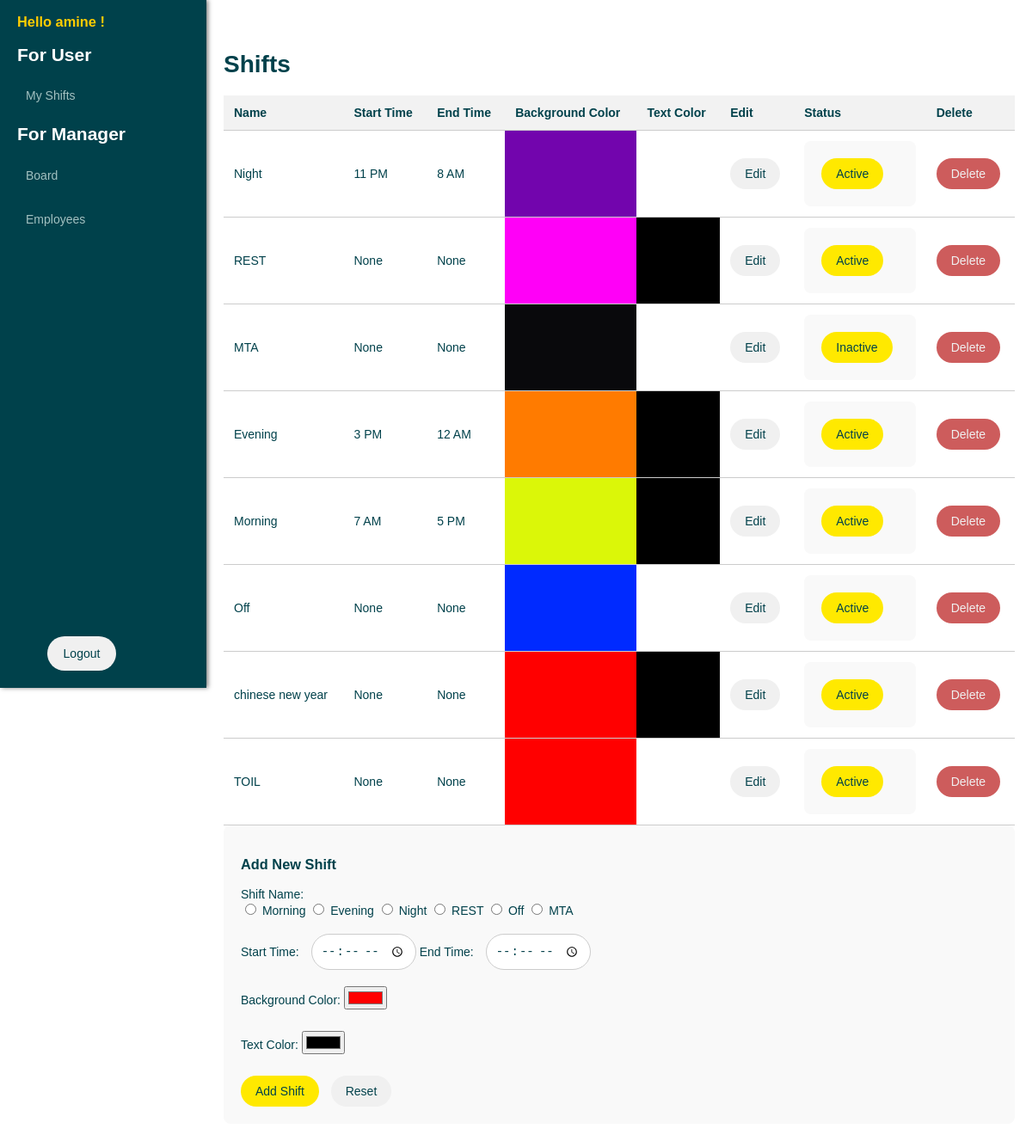
Screenshot of /shifts/ (signed in) with the database file from the repository.
### tables this page shows
CREATE TABLE "users" (
            id INTEGER PRIMARY KEY AUTOINCREMENT,
            username TEXT NOT NULL UNIQUE,
            password_hash TEXT NOT NULL,
            employee_id INTEGER,
            is_active BOOLEAN NOT NULL DEFAULT 1,
            role TEXT NOT NULL DEFAULT 'adc_employee',
            FOREIGN KEY (employee_id) REFERENCES "employees_old"(id) ON DELETE SET NULL
        );

CREATE TABLE "shifts" (
            id INTEGER PRIMARY KEY AUTOINCREMENT,
            name TEXT NOT NULL,
            start_time TEXT,
            end_time TEXT,
            bg_color TEXT NOT NULL,
            text_color TEXT DEFAULT '#000000',
            is_active BOOLEAN NOT NULL DEFAULT 1
        );

### app/routes/shifts.py (the view)
@shifts_bp.route('/')
@login_required
def index():
    shifts, available_shift_names = get_shift_data()
    return render_template('shifts/shifts.html',
                           shifts=shifts,
                           available_shift_names=available_shift_names,
                           active='shifts')

### app/database/db.py (called while the page is built)
def get_db():
    db = sqlite3.connect(Config.DATABASE)
    db.row_factory = sqlite3.Row
    return db

### app/models/user.py (called while the page is built)
    @property
    def is_authenticated(self):
        return True

    def is_manager(self):
        return self.role == 'manager'

### app/routes/shifts.py (called while the page is built)
def get_shift_data():
    shifts = shift_service.get_all_shifts()
    existing_shift_names = {shift.name.lower() for shift in shifts}
    available_shift_names = [name for name in ['Morning', 'Evening', 'Night', 'MTA', 'REST', 'Off']
                             if name.lower() not in existing_shift_names]
    return shifts, available_shift_names

### app/services/shift_service.py (called while the page is built)
def get_all_shifts():
    db = get_db()
    try:
        rows = db.execute('SELECT * FROM shifts').fetchall()
        return [
            Shift(row['name'], row['bg_color'], row['text_color'], row['start_time'], row['end_time'],
                  row['id'], row['is_active']) for row in rows
        ]
    except Exception as e:
        print(f"Error fetching shifts: {e}")
        return []
    finally:
        db.close()

### app/services/user_service.py (called while the page is built)
def get_user_by_id(user_id):
    db = get_db()
    try:
        row = db.execute('SELECT * FROM users WHERE id = ?', (user_id, )).fetchone()
        if row:
            print(f"User data: id={row[0]}, username={row[1]}, employee_id={row[3]}, is_active={row[4]}, role={row[5]}")
            return User(row[0], row[1], row[2], row[3], row[4], row[5])
    except Exception as e:
        print("get_user_by_id: User not found")
        return False
    finally:
        db.close()

### app/templates/shifts/shifts.html (shortened to what this page needs)
{% extends 'layout.html' %}
{% block title %}<h1>Shifts</h1>{% endblock %}
{% block content %}
<table>
    <thead>
        <tr>
            <th>Name</th>
            <th>Start Time</th>
            <th>End Time</th>
            <th>Background Color</th>
            <th>Text Color</th>
            <th>Edit</th>
            <th>Status</th>
            <th>Delete</th>
        </tr>
    </thead>
    <tbody>
        {% for shift in shifts %}
            <tr id="shift-{{ shift.id }}">
                <td>{{ shift.name }}</td>
                <td>{{ shift.start_time }}</td>
                <td>{{ shift.end_time }}</td>
                <td style="background-color: {{ shift.bg_color }};"></td>
                <td style="background-color: {{ shift.text_color }};"></td>
                <td><a href="{{ url_for('shifts.edit_shift', id=shift.id) }}" class="edit-button">Edit</a></td>
                <td>
                    <form action="{{ url_for('shifts.toggle_active_shift', id=shift.id) }}" method="POST">
                        <button type="submit" class="toggle-button {% if shift.is_active %}active{% else %}inactive{% endif %}">
                            {{ 'Active' if shift.is_active else 'Inactive' }}
                        </button>
                    </form>
                </td>
                <td><a href="{{ url_for('shifts.delete_shift', id=shift.id) }}" class="delete-button" onclick="return confirm('Are you sure you want to delete this shift?');">Delete</a></td>
            </tr>
        {% endfor %}
    </tbody>
</table>
<form action="{{ url_for('shifts.add_shift') }}" method="post" class="shift-add-form">
    <h3>Add New Shift</h3>
    <div class="form-group">
        <label>Shift Name:</label>
        <div>
            <input type="radio" id="morning" name="shift_name" value="Morning" required>
            <label for="morning">Morning</label>
            <input type="radio" id="evening" name="shift_name" value="Evening" required>
            <label for="evening">Evening</label>
            <input type="radio" id="night" name="shift_name" value="Night" required>
            <label for="night">Night</label>
            <input type="radio" id="rest" name="shift_name" value="REST" required>
            <label for="rest">REST</label>
            <input type="radio" id="off" name="shift_name" value="Off" required>
            <label for="off">Off</label>
            <input type="radio" id="mta" name="shift_name" value="MTA" required>
            <label for="mta">MTA</label>
        </div>
    </div>
    <div class="form-group time-selection" id="time-selection">
        <label for="start_time">Start Time:</label>
        <input type="time" name="start_time" id="start_time" required>
        <label for="end_time">End Time:</label>
        <input type="time" name="end_time" id="end_time" required>
    </div>
    <div class="form-group">
        <label for="bg_color">Background Color:</label>
        <input type="color" name="bg_color" id="bg_color" value="#ff0000" required>
    </div>
    <div class="form-group">
        <label for="text_color">Text Color:</label>
        <input type="color" name="text_color" id="text_color" value="#000000" required>
    </div>
    <button type="submit">Add Shift</button>
    <a href="{{ url_for('shifts.index') }}" class="cancel-button">Reset</a>
</form>
{% endblock %}

### app/templates/sidebar.html (shortened to what this page needs)
<div class="sidebar">
    <h3>Hello {{ current_user.username }} !</h3>
    <h2>For User</h2>
    <ul>
        <li><a href="{{ url_for('my_shifts.index') }}" class="{% if active == 'my_shifts' %}active{% endif %} menu-item">My Shifts</a></li>
    </ul>
    <h2>For Manager</h2>
    <ul>
        <li><a href="{{ url_for('board.index') }}" class="{% if active == 'board' %}active{% endif %} menu-item">Board</a></li>
        <li><a href="{{ url_for('employees.index') }}" class="{% if active == 'employees' %}active{% endif %} menu-item">Employees</a></li>
    </ul>
    <div class="logout">
        {% if current_user.is_authenticated %}
            <a href="{{ url_for('auth.logout') }}" class="logout-button" title="Logout">
                Logout
            </a>
        {% else %}
            <a href="{{ url_for('auth.login') }}">Login</a>
        {% endif %}
    </div>
</div>

### app/static/css/styles.css (style rules this page uses)
body { font-family: 'Arial', sans-serif; margin: 0; padding: 0; background-color: #ffffff; color: #00414B; }
h1, h2, h3, p { color: #00414B; }

### app/static/css/button.css (style rules this page uses)
form button, .delete-button, .cancel-button, .edit-button, .logout-button, .yellow-button, .blue-button { border-radius: 25px; border: none; cursor: pointer; text-decoration: none; display: inline-block; }
form button { background-color: #FFE900; color: #00414B; }
.delete-button { background-color: indianred; color: #f0f0f0; }
.cancel-button, .edit-button, .logout-button { background-color: #f0f0f0; color: #00414B; margin-left: 10px; }
.edit-button { margin-left: 0px; }

### app/static/css/form.css (style rules this page uses)
form { background-color: #f9f9f9; padding: 20px; border-radius: 8px; }
.form-group { margin-bottom: 15px; }
form input[type="text"], form input[type="password"], form input[type="date"], form input[type="time"], form select { font-size: 14px; color: #00414B; width: calc(100% - 20px); max-width: calc(30ch + 20px); padding: 10px; margin: 4px; border-radius: 25px; border: 1px solid #ccc; }
.time-selection { display: flex; align-items: center; }
.time-selection label { margin-right: 10px; }
form input[type="color"] { margin-bottom: 10px; }
form input[type="time"] { max-width: 100px; }

### app/static/css/list.css (style rules this page uses)
ul { list-style-type: none; padding: 0; margin: 0; width: 95% ; }

### app/static/css/login.css (style rules this page uses)
ul { list-style-type: none; padding-left: 0; }
.logout { max-width: 140px; margin-top: auto; margin-bottom: 20px; text-align: center; }
.logout-button { border: 2px solid transparent; transition: all 0.2s ease; }
.logout a { color: #00414B; text-decoration: none; }

### app/static/css/table.css (style rules this page uses)
table { width: 100%; border-collapse: separate; margin-top: 20px; border-spacing: 0; border-radius: 100px; }
th, td { padding: 12px; text-align: left; border-bottom: 1px solid #ccc; }
th { background-color: #f2f2f2; color: #00414B; }

### app/static/css/sidebar.css (style rules this page uses)
.sidebar { width: 200px; background-color: #00414B; padding: 0 20px; box-shadow: 2px 0 5px rgba(0, 0, 0, 0.5); flex-shrink: 0; display: flex; flex-direction: column; justify-content: space-between; position: sticky; top: 0; height: 100vh; }
.sidebar h2, p { margin-top: 0; color: #ffffff; }
.sidebar h3 { color: #ffcc00; }
.sidebar ul { list-style-type: none; padding: 0; }
.sidebar ul li { margin-bottom: 15px; }
.sidebar ul li a { text-decoration: none; color: #A3C1C1; padding: 10px; display: block; border-radius: 5px; transition: background-color 0.3s ease; }

### app/static/css/media.css (style rules this page uses)
@media screen and (min-width: 1024px) and (max-width: 1366px) { body, form button { font-size: 14px; } }
@media screen and (min-width: 1024px) and (max-width: 1366px) { form button, .delete-button, .cancel-button, .edit-button, .logout-button, .yellow-button, .blue-button { padding: 10px 17px; } }

### rows the page displays
users: username "amine"
shifts: name "Night", start_time "11 PM", end_time "8 AM", is_active "Active"
shifts: name "REST", start_time "None", end_time "None", is_active "Active"
shifts: name "MTA", start_time "None", end_time "None", is_active "Inactive"
shifts: name "Evening", start_time "3 PM", end_time "12 AM", is_active "Active"
shifts: name "Morning", start_time "7 AM", end_time "5 PM", is_active "Active"
shifts: name "Off", start_time "None", end_time "None", is_active "Active"
shifts: name "chinese new year", start_time "None", end_time "None", is_active "Active"
shifts: name "TOIL", start_time "None", end_time "None", is_active "Active"
